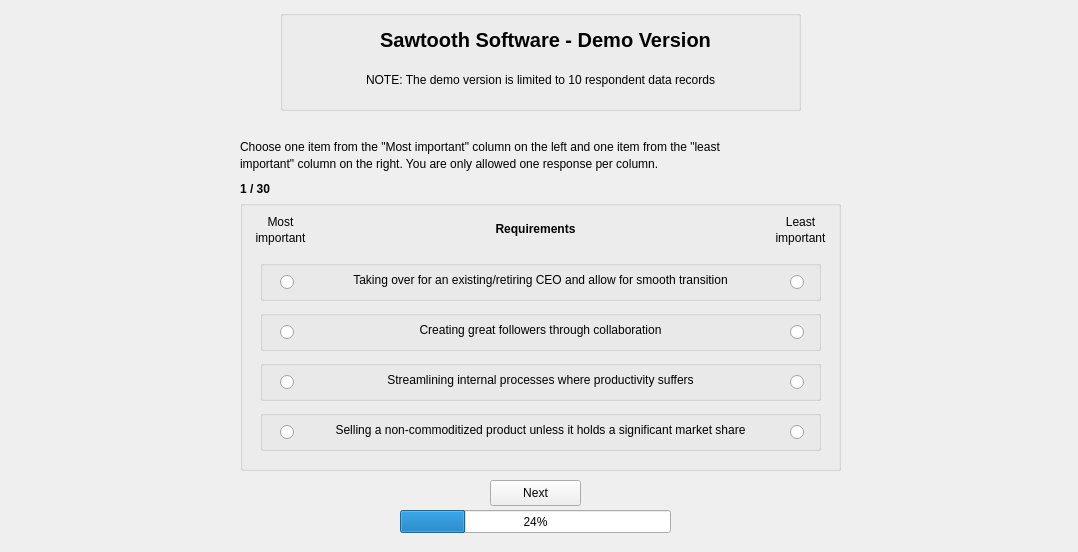
<?xml version="1.0" encoding="UTF-8"?>
<ui version="4.0">
 <class>Widget</class>
 <widget class="QWidget" name="Widget">
  <property name="geometry">
   <rect>
    <x>0</x>
    <y>0</y>
    <width>1078</width>
    <height>552</height>
   </rect>
  </property>
  <property name="windowTitle">
   <string>Widget</string>
  </property>
  <widget class="QGroupBox" name="groupBox">
   <property name="geometry">
    <rect>
     <x>280</x>
     <y>10</y>
     <width>521</width>
     <height>101</height>
    </rect>
   </property>
   <property name="title">
    <string/>
   </property>
   <widget class="QLabel" name="label_7">
    <property name="geometry">
     <rect>
      <x>70</x>
      <y>0</y>
      <width>391</width>
      <height>61</height>
     </rect>
    </property>
    <property name="text">
     <string>&lt;html&gt;&lt;head/&gt;&lt;body&gt;&lt;p align=&quot;center&quot;&gt;&lt;span style=&quot;font-size:20px;font-weight:700;&quot;&gt;Sawtooth Software - Demo Version&lt;/span&gt;&lt;/p&gt;&lt;/body&gt;&lt;/html&gt;</string>
    </property>
   </widget>
   <widget class="QLabel" name="label">
    <property name="geometry">
     <rect>
      <x>20</x>
      <y>50</y>
      <width>481</width>
      <height>41</height>
     </rect>
    </property>
    <property name="text">
     <string>&lt;html&gt;&lt;head/&gt;&lt;body&gt;&lt;p align=&quot;center&quot;&gt;NOTE: The demo version is limited to 10 respondent data records&lt;/p&gt;&lt;/body&gt;&lt;/html&gt;</string>
    </property>
   </widget>
  </widget>
  <widget class="QGroupBox" name="Questions_g">
   <property name="geometry">
    <rect>
     <x>240</x>
     <y>200</y>
     <width>601</width>
     <height>271</height>
    </rect>
   </property>
   <property name="title">
    <string/>
   </property>
   <widget class="QGroupBox" name="q1_g">
    <property name="geometry">
     <rect>
      <x>20</x>
      <y>60</y>
      <width>561</width>
      <height>41</height>
     </rect>
    </property>
    <property name="title">
     <string/>
    </property>
    <widget class="QRadioButton" name="q1_most">
     <property name="geometry">
      <rect>
       <x>20</x>
       <y>10</y>
       <width>21</width>
       <height>24</height>
      </rect>
     </property>
     <property name="text">
      <string/>
     </property>
    </widget>
    <widget class="QRadioButton" name="q1_least">
     <property name="geometry">
      <rect>
       <x>530</x>
       <y>10</y>
       <width>21</width>
       <height>24</height>
      </rect>
     </property>
     <property name="text">
      <string/>
     </property>
    </widget>
    <widget class="QLabel" name="q1_l">
     <property name="geometry">
      <rect>
       <x>30</x>
       <y>10</y>
       <width>501</width>
       <height>21</height>
      </rect>
     </property>
     <property name="text">
      <string>&lt;html&gt;&lt;head/&gt;&lt;body&gt;&lt;p align=&quot;center&quot;&gt;Taking over for an existing/retiring CEO and allow for smooth transition&lt;/p&gt;&lt;/body&gt;&lt;/html&gt;</string>
     </property>
    </widget>
   </widget>
   <widget class="QLabel" name="Requirements_L">
    <property name="geometry">
     <rect>
      <x>220</x>
      <y>20</y>
      <width>151</width>
      <height>18</height>
     </rect>
    </property>
    <property name="text">
     <string>&lt;html&gt;&lt;head/&gt;&lt;body&gt;&lt;p align=&quot;center&quot;&gt;&lt;span style=&quot; font-weight:700;&quot;&gt;Requirements&lt;/span&gt;&lt;/p&gt;&lt;/body&gt;&lt;/html&gt;</string>
    </property>
   </widget>
   <widget class="QGroupBox" name="q2_g">
    <property name="geometry">
     <rect>
      <x>20</x>
      <y>110</y>
      <width>561</width>
      <height>41</height>
     </rect>
    </property>
    <property name="title">
     <string/>
    </property>
    <widget class="QRadioButton" name="q2_most">
     <property name="geometry">
      <rect>
       <x>20</x>
       <y>10</y>
       <width>21</width>
       <height>24</height>
      </rect>
     </property>
     <property name="text">
      <string/>
     </property>
    </widget>
    <widget class="QRadioButton" name="q2_least">
     <property name="geometry">
      <rect>
       <x>530</x>
       <y>10</y>
       <width>21</width>
       <height>24</height>
      </rect>
     </property>
     <property name="text">
      <string/>
     </property>
    </widget>
    <widget class="QLabel" name="q2_l">
     <property name="geometry">
      <rect>
       <x>30</x>
       <y>10</y>
       <width>501</width>
       <height>21</height>
      </rect>
     </property>
     <property name="text">
      <string>&lt;html&gt;&lt;head/&gt;&lt;body&gt;&lt;p align=&quot;center&quot;&gt;Creating great followers through collaboration&lt;/p&gt;&lt;/body&gt;&lt;/html&gt;</string>
     </property>
    </widget>
   </widget>
   <widget class="QGroupBox" name="q3_g">
    <property name="geometry">
     <rect>
      <x>20</x>
      <y>160</y>
      <width>561</width>
      <height>41</height>
     </rect>
    </property>
    <property name="title">
     <string/>
    </property>
    <widget class="QRadioButton" name="q3_most">
     <property name="geometry">
      <rect>
       <x>20</x>
       <y>10</y>
       <width>21</width>
       <height>24</height>
      </rect>
     </property>
     <property name="text">
      <string/>
     </property>
    </widget>
    <widget class="QRadioButton" name="q3_least">
     <property name="geometry">
      <rect>
       <x>530</x>
       <y>10</y>
       <width>21</width>
       <height>24</height>
      </rect>
     </property>
     <property name="text">
      <string/>
     </property>
    </widget>
    <widget class="QLabel" name="q3_l">
     <property name="geometry">
      <rect>
       <x>30</x>
       <y>10</y>
       <width>501</width>
       <height>21</height>
      </rect>
     </property>
     <property name="text">
      <string>&lt;html&gt;&lt;head/&gt;&lt;body&gt;&lt;p align=&quot;center&quot;&gt;Streamlining internal processes where productivity suffers&lt;/p&gt;&lt;/body&gt;&lt;/html&gt;</string>
     </property>
    </widget>
   </widget>
   <widget class="QGroupBox" name="q4_g">
    <property name="geometry">
     <rect>
      <x>20</x>
      <y>210</y>
      <width>561</width>
      <height>41</height>
     </rect>
    </property>
    <property name="title">
     <string/>
    </property>
    <widget class="QRadioButton" name="q4_most">
     <property name="geometry">
      <rect>
       <x>20</x>
       <y>10</y>
       <width>21</width>
       <height>24</height>
      </rect>
     </property>
     <property name="text">
      <string/>
     </property>
    </widget>
    <widget class="QRadioButton" name="q4_least">
     <property name="geometry">
      <rect>
       <x>530</x>
       <y>10</y>
       <width>21</width>
       <height>24</height>
      </rect>
     </property>
     <property name="text">
      <string/>
     </property>
    </widget>
    <widget class="QLabel" name="q4_l">
     <property name="geometry">
      <rect>
       <x>30</x>
       <y>10</y>
       <width>501</width>
       <height>21</height>
      </rect>
     </property>
     <property name="text">
      <string>&lt;html&gt;&lt;head/&gt;&lt;body&gt;&lt;p align=&quot;center&quot;&gt;Selling a non-commoditized product unless it holds a significant market share&lt;/p&gt;&lt;/body&gt;&lt;/html&gt;</string>
     </property>
    </widget>
   </widget>
   <widget class="QLabel" name="MostImportant_L">
    <property name="geometry">
     <rect>
      <x>0</x>
      <y>10</y>
      <width>81</width>
      <height>41</height>
     </rect>
    </property>
    <property name="text">
     <string>&lt;html&gt;&lt;head/&gt;&lt;body&gt;&lt;p align=&quot;center&quot; style=&quot;line-height: 0.25;&quot;&gt;Most&lt;/p&gt;&lt;p align=&quot;center&quot;&gt;important&lt;/p&gt;&lt;/body&gt;&lt;/html&gt;</string>
    </property>
   </widget>
   <widget class="QLabel" name="LeastImportant_L">
    <property name="geometry">
     <rect>
      <x>520</x>
      <y>10</y>
      <width>81</width>
      <height>41</height>
     </rect>
    </property>
    <property name="text">
     <string>&lt;html&gt;&lt;head/&gt;&lt;body&gt;&lt;p align=&quot;center&quot; style=&quot;line-height: 0.25;&quot;&gt;Least&lt;/p&gt;&lt;p align=&quot;center&quot;&gt;important&lt;/p&gt;&lt;/body&gt;&lt;/html&gt;</string>
    </property>
   </widget>
  </widget>
  <widget class="QPushButton" name="NextButton">
   <property name="geometry">
    <rect>
     <x>490</x>
     <y>480</y>
     <width>91</width>
     <height>26</height>
    </rect>
   </property>
   <property name="text">
    <string>Next</string>
   </property>
  </widget>
  <widget class="QProgressBar" name="progressBar">
   <property name="geometry">
    <rect>
     <x>400</x>
     <y>510</y>
     <width>271</width>
     <height>23</height>
    </rect>
   </property>
   <property name="value">
    <number>24</number>
   </property>
  </widget>
  <widget class="QLabel" name="label_10">
   <property name="geometry">
    <rect>
     <x>240</x>
     <y>130</y>
     <width>601</width>
     <height>51</height>
    </rect>
   </property>
   <property name="text">
    <string>&lt;html&gt;&lt;head/&gt;&lt;body&gt;&lt;p style=&quot;line-height: 0.35;&quot;&gt;Choose one item from the &amp;quot;Most important&amp;quot; column on the left and one item from the &amp;quot;least&lt;/p&gt;&lt;p&gt;important&amp;quot; column on the right. You are only allowed one response per column.&lt;/p&gt;&lt;/body&gt;&lt;/html&gt;</string>
   </property>
  </widget>
  <widget class="QLabel" name="progressNumber">
   <property name="geometry">
    <rect>
     <x>240</x>
     <y>180</y>
     <width>58</width>
     <height>18</height>
    </rect>
   </property>
   <property name="text">
    <string>&lt;html&gt;&lt;head/&gt;&lt;body&gt;&lt;p&gt;&lt;span style=&quot; font-weight:700;&quot;&gt;1 / 30&lt;/span&gt;&lt;/p&gt;&lt;/body&gt;&lt;/html&gt;</string>
   </property>
  </widget>
 </widget>
 <resources/>
 <connections/>
</ui>
